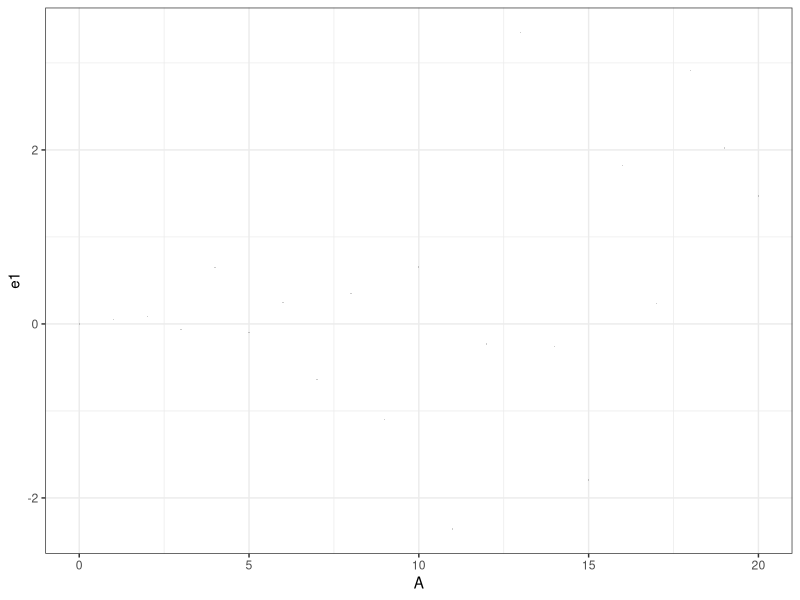
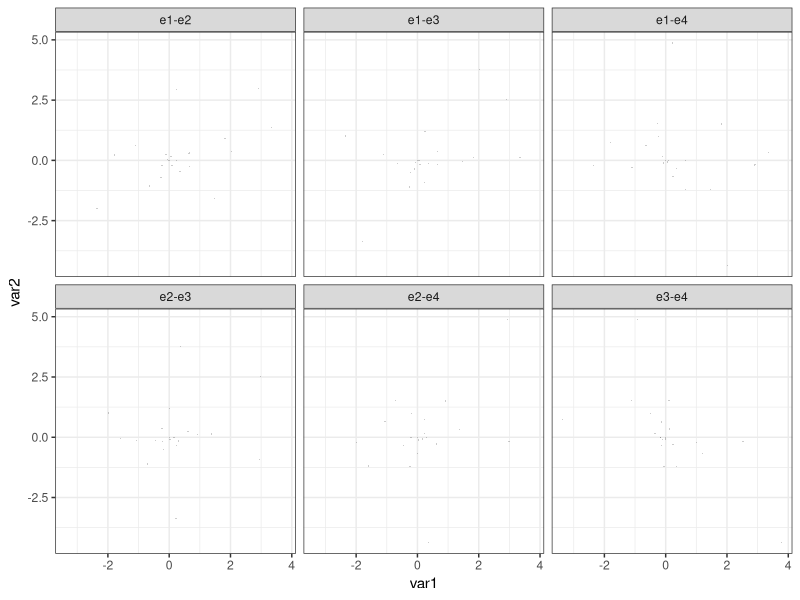

These charts were generated, in order, by the following R code:
###############################################################################
#  Demo 1 in Appendix B3
#
#  This function takes a value of k and a data frame with variable A.
#  A=kelp area values; k = constant to relate area to stdev of source errors:
#     error_std_dev = k * A
#
#  This function returns a table with correlation results.
#
#  October 2026
###############################################################################

library(dplyr)
library(ggplot2)
library(rstatix)


# proportional constant relating A to standard deviation of source errors 
k <- 0.10

#  generate A vector on scale meaningful for hectare units
df <- data.frame(A = seq(0, 20, by=1.0))
nrows <- dim(df)[1]

# generate 4 error vectors as function of A
df <- df %>%
  mutate(
    e1 = (k*A) * rnorm(nrows),
    e2 = (k*A) * rnorm(nrows),
    e3 = (k*A) * rnorm(nrows),
    e4 = (k*A) * rnorm(nrows),
  )

corr.out <- df %>% cor_test(e1, e2, e3, e4)
corr.out <- corr.out %>%
  filter(cor != 1,
         !(var1=="e2" & var2=="e1"),
         !(var1=="e3" & var2=="e1"),
         !(var1=="e3" & var2=="e2"),
         var1 != "e4")

# graph of specified error "y = " across range of A values
p <- ggplot(data = df,
            mapping = aes(x=A, y=e1)) +
     geom_point(size=0.5, stroke=0, fill="gray30", alpha=0.2) +
     theme_bw()

# custom pivot longer
df_1_2 <- data.frame(
  A = df$A,
  group = rep("e1-e2", times=nrows),
  var1 = df$e1,
  var2 = df$e2
)
df_1_3 <- data.frame(
  A = df$A,
  group = rep("e1-e3", times=nrows),
  var1 = df$e1,
  var2 = df$e3
)
df_1_4 <- data.frame(
  A = df$A,
  group = rep("e1-e4", times=nrows),
  var1 = df$e1,
  var2 = df$e4
)
df_2_3 <- data.frame(
  A = df$A,
  group = rep("e2-e3", times=nrows),
  var1 = df$e2,
  var2 = df$e3
)
df_2_4 <- data.frame(
  A = df$A,
  group = rep("e2-e4", times=nrows),
  var1 = df$e2,
  var2 = df$e4
)
df_3_4 <- data.frame(
  A = df$A,
  group = rep("e3-e4", times=nrows),
  var1 = df$e3,
  var2 = df$e4
)
df_long <- rbind(df_1_2, df_1_3, df_1_4, df_2_3, df_2_4, df_3_4)


# make error1-error2 scatter plots with error pairs in panels
pscatter <- ggplot(data=df_long,
                   mapping=aes(x=var1, y=var2)) +
     geom_point(size=0.5, stroke=0, fill="gray30", alpha=0.2) +
     facet_wrap(~ group) +
     theme_bw()
